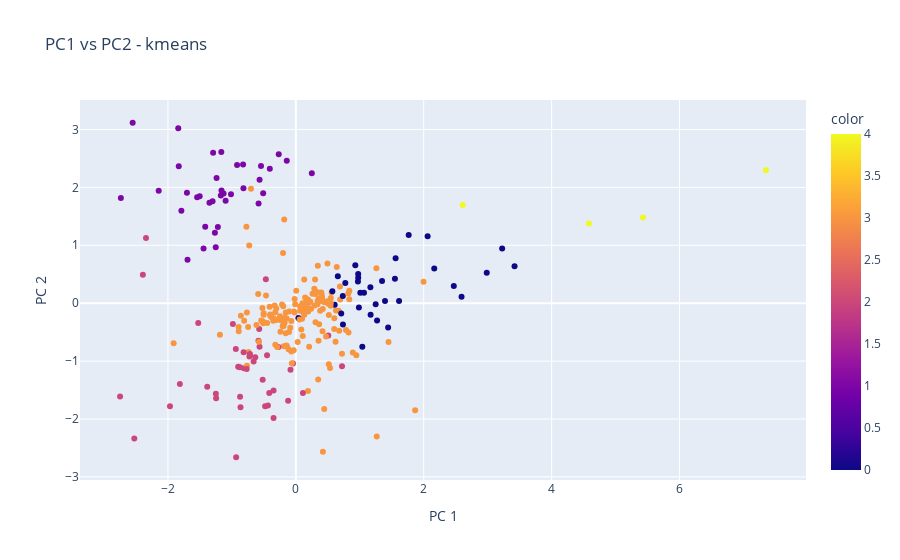

The code cell stored with this chart in its notebook:
### Markdown cell above
### PCA Plot

### Code cell
X = data_final

pca = PCA(n_components=2)
components = pca.fit_transform(X)


fig = px.scatter(
    components, x=0, y=1, color=a_y_km,
    title=f'PC1 vs PC2 - kmeans',
    labels={'0': 'PC 1', '1': 'PC 2'}
)

fig.show()

### Figure 1 — Plotly figure (JSON) as saved in the notebook; plotly's stock layout.template omitted (floating-point values rounded to 4 significant figures; data arrays with more than 128 entries replaced by an {"elided": "..."} marker saying what was removed)
{"data": [{"hovertemplate": "PC 1=%{x}<br>PC 2=%{y}<br>color=%{marker.color}<extra></extra>", "legendgroup": "", "marker": {"color": {"elided": "277 int values"}, "coloraxis": "coloraxis", "symbol": "circle"}, "mode": "markers", "name": "", "orientation": "v", "showlegend": false, "type": "scatter", "x": {"elided": "277 float values"}, "xaxis": "x", "y": {"elided": "277 float values"}, "yaxis": "y"}], "layout": {"autosize": true, "coloraxis": {"colorbar": {"title": {"text": "color"}}, "colorscale": [[0, "#0d0887"], [0.1111, "#46039f"], [0.2222, "#7201a8"], [0.3333, "#9c179e"], [0.4444, "#bd3786"], [0.5556, "#d8576b"], [0.6667, "#ed7953"], [0.7778, "#fb9f3a"], [0.8889, "#fdca26"], [1, "#f0f921"]]}, "legend": {"tracegroupgap": 0}, "title": {"text": "PC1 vs PC2 - kmeans"}, "xaxis": {"anchor": "y", "autorange": true, "domain": [0, 1], "range": [-3.369, 7.971], "title": {"text": "PC 1"}, "type": "linear"}, "yaxis": {"anchor": "x", "autorange": true, "domain": [0, 1], "range": [-3.137, 3.592], "title": {"text": "PC 2"}, "type": "linear"}}}
